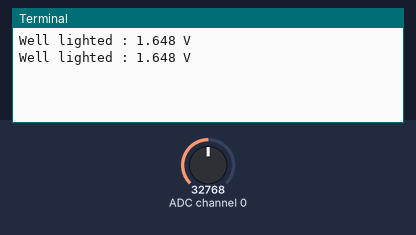
Recording of a program running on a simulated Raspberry Pi (BCM pin numbers). On the bench: the last lines printed to the terminal. The test bench sets the inputs (shaded band); at power-on: ADC channel 0 = 32768 (analog values on the 0–65535 scale).

Above: at 1.2 s.
1.3 s: ADC channel 0 set to 19660
At 2.4 s:
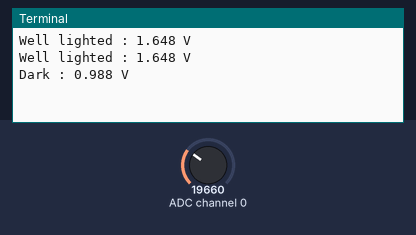
3.5 s: ADC channel 0 set to 7864
At 4.6 s:
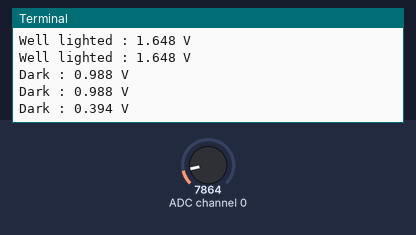

Measured:
- after the input at 1.3 s, the terminal: prints a new line after 0.73 s (image 1)
- after the input at 3.5 s, the terminal: prints a new line after 0.55 s (image 2)

The program:

analogin_cds.py
```python
#!  /usr/bin/env python

# -*- coding: utf-8 -*-

############################
# ADC-cds.py
## 20161005_131740
############################

###test
##import sys
##
##paths = sys.path
##
##for item in paths:
##
##    print item

############################
# imports
############################
import time, signal, sys

import Adafruit_ADS1x15

##import Adafruit_Python_ADS1x15
    ##Traceback (most recent call last):
    ##  File "analogin_cds.py", line 23, in <module>
    ##    import Adafruit_Python_ADS1x15
    ##ImportError: No module named Adafruit_Python_ADS1x15
##from Adafruit.ADS1x15 import Adafruit_ADS1x15
    ##Traceback (most recent call last):
    ##  File "analogin_cds.py", line 24, in <module>
    ##    from Adafruit.ADS1x15 import Adafruit_ADS1x15
    ##ImportError: No module named Adafruit.ADS1x15

############################
# vars
############################
GAIN = 1
##abc = Adafruit_ADS1015()
##adc = Adafruit_ADS1015()
adc = Adafruit_ADS1x15.ADS1015()

############################
# operations
############################
while True:

    volts = adc.read_adc(0, gain=GAIN) / 500.0

    if volts > 1:

        print( "Well lighted : " + str(volts) + " V" )

    else:

        print( "Dark : " + str(volts) + " V" )

    time.sleep(1)
```
